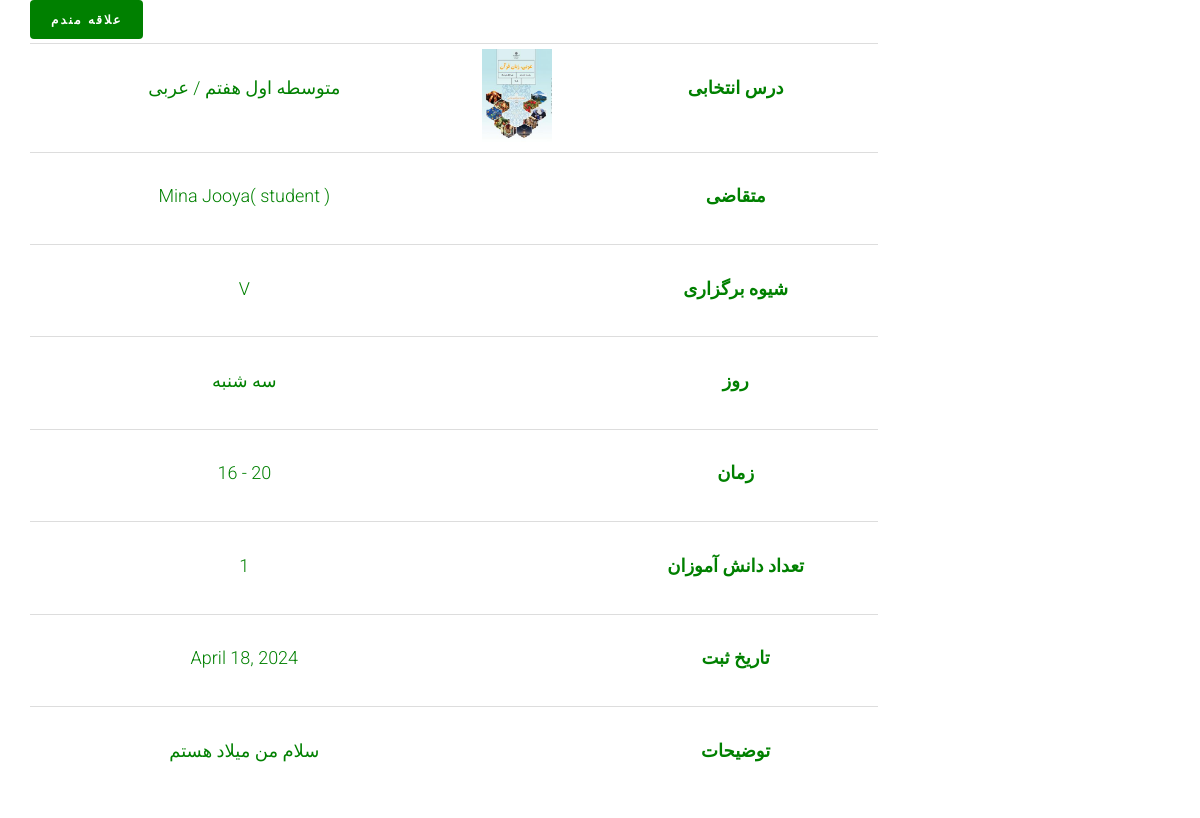
The app's page /application/247 with its own data.
### application/models.py (models this page shows, shortened)
class Application(models.Model):
    applicant = models.ForeignKey(User, on_delete=models.CASCADE)
    demanded_course = models.ForeignKey(Course, on_delete=models.CASCADE)
    preferred_style = models.CharField(choices=HOLDING_STYLE, max_length=50, default="V")
    short_description = models.CharField(max_length=300, null=True, blank=True)
    is_accepted = models.BooleanField(blank=True, null=True, default=False)
    num_of_student = models.IntegerField(validators=[MinValueValidator(1), MaxValueValidator(10)], default=1)
    registered_date = models.DateField(null=True, blank=True , auto_now_add=True)
    free_day_1 = models.ForeignKey(WeekDay, on_delete=models.CASCADE, null=True, blank=True)
    free_time_1 = models.ForeignKey(AvailableTime, on_delete=models.CASCADE, null=True, blank=True)
    venue = models.ForeignKey(PublicPlace, on_delete=models.CASCADE, blank=True, null=True)
    is_active = models.BooleanField(default=False)
    slug = models.SlugField(max_length=200, default="", null=False, db_index=True)

class Course(models.Model):
    course_name = models.ForeignKey(CourseName, on_delete=models.CASCADE, db_index=True)
    grade = models.ForeignKey(Grade, on_delete=models.CASCADE, blank=True, null=True)
    major = models.ForeignKey(Major, on_delete=models.CASCADE, blank=True, null=True)
    image=models.ImageField(upload_to='images/courses', null=True,blank=True)
    code=models.CharField(max_length=7, blank=True, null=True)
    book_download_link=models.CharField(max_length=300, blank=True, null=True)
    is_active = models.BooleanField(default=True)
    slug = models.SlugField(max_length=500, blank=True, null=True)
    def __str__(self):
        return f" {self.grade} / {self.course_name} "
    class Meta:
        constraints = [
            models.UniqueConstraint(fields=['course_name', 'grade', 'major'],
                                    name='unique_course_name_edu_level_grade'),
        ]

class Grade(models.Model):
    edu_level = models.ForeignKey(EducationalLevel, on_delete=models.CASCADE)
    grade_name = models.CharField(max_length=20, verbose_name="پایه تحصیلی")
    url_title = models.CharField(max_length=200, blank=True, null=True)
    is_active = models.BooleanField(default=True)
    def __str__(self):
        return f"{self.edu_level} {self.grade_name}"
    class Meta:
        constraints = [
            models.UniqueConstraint(fields=['edu_level', 'grade_name'], name='unique_edu_level_grade')]

class EducationalLevel(models.Model):
    edu_level = models.CharField(max_length=20, unique=True, verbose_name="دوره آموزشی")
    url_title = models.CharField(max_length=200, blank=True, null=True)
    is_active = models.BooleanField(default=True)
    def __str__(self):
        return self.edu_level

class CourseName(models.Model):
    course_name = models.CharField(max_length=20, unique=True)
    def __str__(self):
        return f"{self.course_name}"

class WeekDay(models.Model):
    day_name = models.CharField(max_length=20, unique=True)
    def __str__(self):
        return f"{self.day_name}"

class AvailableTime(models.Model):
    time_name = models.CharField(max_length=20)
    def __str__(self):
        return f"{self.time_name}"

### account/models.py (models this page shows, shortened)
class User(AbstractUser):
    mobile = models.CharField(max_length=20, null=True, blank=True, verbose_name='mobile')
    user_type = models.ForeignKey(UserType, on_delete=models.CASCADE, blank=True, null=True)
    email_active_code = models.CharField(max_length=100, null=True, blank=True, verbose_name='Email Activation code')
    mobile_verification_code = models.CharField(max_length=50, null=True, blank=True, default="")
    mobile_verified = models.BooleanField(default=False)

class UserType(models.Model):
    objects = None
    title = models.CharField(max_length=20)
    def __str__(self):
        return self.title

### application/views.py (the view)
# urls.py: path('<int:pk>', views.ApplicationDetailView.as_view(), name='application_detail'),
class ApplicationDetailView(DetailView):
    template_name = 'application/application_detail.html'
    model = Application
    def get_context_data(self, **kwargs):
        context = super().get_context_data(**kwargs)
        loaded_application = self.object
        request = self.request
        favorite_application_id = request.session.get("application_favorites")
        context['is_favorite'] = favorite_application_id == str(loaded_application.id)
        current_user = self.request.user
        context['current_user'] = current_user
        return context

### application/templates/application/application_detail.html (shortened to what this page needs)
{% extends 'shared/_layout.html' %}
{% load render_partial %}
{% block content %}
<div class="container">
	<div class="row">
		<div class="col-sm-9">
			<div class="container-fluid">
				<div class="row fh5co-post-entry">
					<table class="table table-condensed" style="border-bottom: 1px ; text-align: center">
						<tbody>
						<tr>
							<td></td>
							<td>
								<p style="text-align: center; color:green">{{ application.demanded_course }}</p>
							</td>
							<td>
								{% if application.demanded_course %}
								<a href=""><img src="{{ application.demanded_course.image.url }}" width="70" alt=""></a>
								{% else %}
								<a href=""><img src="/static/images/white.png" width="70"></a>
								{% endif %}
							</td>
							<td>
								<label style="color: green"> درس انتخابی  </label>
							</td>
						</tr>
						{% if application.applicant %}
						<tr>
							<td>
							</td>
							<td>
								<p style="text-align: center; color:green">{{ application.applicant.first_name }}  {{application.applicant.last_name}}( {{application.applicant.user_type}} )</p>
							</td>
							<td class="cart_product">
								<a href=""><img src="/static/images/white.png" width="70"></a>
							</td>
							<td>
								<label style="color: green"> متقاضی  </label>
							</td>
						</tr>
						{% endif %}
						{% if application.preferred_style %}
						<tr>
							<td>
							</td>
							<td>
								<p style="text-align: center; color:green">{{ application.preferred_style }}</p>
							</td>
							<td class="cart_product">
								<a href=""><img src="/static/images/white.png" width="70"></a>
							</td>
							<td>
								<label style="color: green"> شیوه برگزاری  </label>
							</td>
						</tr>
						{% endif %}
						{% if application.free_day_1 %}
						<tr>
							<td>
							</td>
							<td>
								<p style="text-align: center; color:green">{{ application.free_day_1 }}</p>
							</td>
							<td class="cart_product">
								<a href=""><img src="/static/images/white.png" width="70"></a>
							</td>
							<td>
								<label style="color: green"> روز  </label>
							</td>
						</tr>
						{% endif %}
						{% if application.free_time_1 %}
						<tr>
							<td>
							</td>
							<td>
								<p style="text-align: center; color:green">{{ application.free_time_1 }}</p>
							</td>
							<td class="cart_product">
								<a href=""><img src="/static/images/white.png" width="70"></a>
							</td>
							<td>
								<label style="color: green"> زمان </label>
							</td>
						</tr>
						{% endif %}
						{% if application.num_of_student %}
						<tr>
							<td>
							</td>
							<td>
								<p style="text-align: center; color:green">{{ application.num_of_student }}</p>
							</td>
							<td class="cart_product">
								<a href=""><img src="/static/images/white.png" width="70"></a>
							</td>
							<td>
								<label style="color: green"> تعداد دانش آموزان </label>
							</td>
						</tr>
						{% endif %}
						{% if application.registered_date %}
						<tr>
							<td>
							</td>
							<td>
								<p style="text-align: center; color:green">{{ application.registered_date }}</p>
							</td>
							<td class="cart_product">
								<a href=""><img src="/static/images/white.png" width="70"></a>
							</td>
							<td>
								<label style="color: green"> تاریخ ثبت </label>
							</td>
						</tr>
						{% endif %}
						{% if application.short_description %}
						<tr>
							<td>
							</td>
							<td>
								<p style="text-align: center; color:green">{{ application.short_description }}</p>
							</td>
							<td class="cart_product">
								<a href=""><img src="/static/images/white.png" width="70"></a>
							</td>
							<td>
								<label style="color: green"> توضیحات </label>
							</td>
						</tr>
						{% endif %}
						{% if is_favorite %}
						<i class="icon-star" title="علاقه مندم" style="color: green"></i>
						{% else %}
						<form action="{% url 'application_favorite' %}" method="post">
							<button type="submit" class="btn btn-fefault cart" style="background-color: green; color: white">علاقه مندم </button>
						</form>
						{% endif %}
						</tbody>
					</table>
				</div>
			</div>
		</div>
	</div>
</div>
{% endblock %}

### static/css/style.css (style rules this page uses)
html { background: #fff; }
body { font-family: "Roboto", arial, sans-serif; font-size: 18px; font-weight: 300; line-height: 1.8; color: #222; background: #fff; }
a { color: #f7c873; -webkit-transition: 0.5s; -o-transition: 0.5s; transition: 0.5s; }
p { margin-bottom: 30px; }
.btn { margin-right: 4px; margin-bottom: 4px; font-family: "Playfair Display", times, serif; font-size: 12px; letter-spacing: 2px; text-transform: uppercase; font-weight: 700; -webkit-border-radius: 4px; -moz-border-radius: 4px; -ms-border-radius: 4px; border-radius: 4px; -webkit-transition: 0.5s; -o-transition: 0.5s; transition: 0.5s; }

### records on screen
Application: demanded_course "متوسطه اول هفتم / عربی", demanded_course.image (picture), applicant.first_name "Mina", applicant.last_name "Jooya", applicant.user_type "student", preferred_style "V", free_day_1 "سه شنبه", free_time_1 "16 - 20", num_of_student "1", registered_date "April 18, 2024", short_description "سلام من میلاد هستم"
